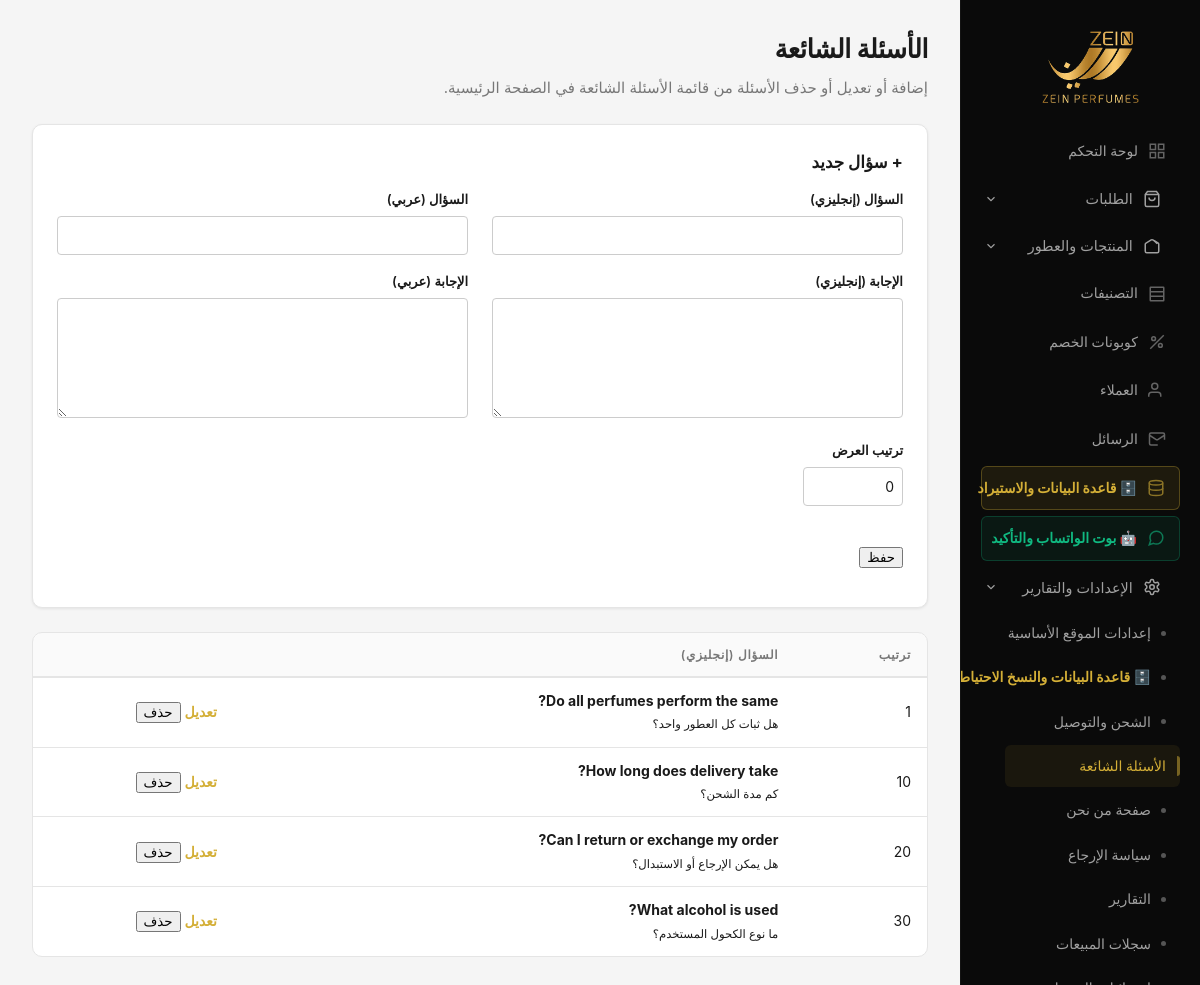
The page /admin/faqs.php (signed in) on the database its author committed.
### tables this page shows
CREATE TABLE `faqs` (
  `id` int(10) UNSIGNED NOT NULL,
  `question_en` text NOT NULL,
  `question_ar` text NOT NULL,
  `answer_en` text NOT NULL,
  `answer_ar` text NOT NULL,
  `sort_order` int(11) NOT NULL DEFAULT 0,
  `created_at` datetime NOT NULL DEFAULT current_timestamp(),
  `updated_at` datetime NOT NULL DEFAULT current_timestamp() ON UPDATE current_timestamp()
);

### includes/locale.php (called while the page is built, shortened)
<?php
function current_lang(): string
{
    return $_SESSION['lang'] ?? 'ar';
}
function t(string $key, array $replace = []): string
{
    $lang = current_lang();
    $map = translation_map();
    $str = $map[$lang][$key] ?? $map['en'][$key] ?? $map['ar'][$key] ?? $key;
    return $str;
}

### includes/config.php (called while the page is built, shortened)
<?php
require_once __DIR__ . '/locale.php';
function esc(string $s): string
{
    return htmlspecialchars($s, ENT_QUOTES, 'UTF-8');
}

### includes/admin_bootstrap.php (called while the page is built, shortened)
<?php
require_once __DIR__ . '/config.php';
function admin_base_path(): string
{
    $script = $_SERVER['SCRIPT_NAME'] ?? '';
    $dir = str_replace('\\', '/', dirname($script));
    if (substr($dir, -6) === '/admin') {
        $base = dirname($dir);
    } else {
        $base = $dir;
    }
    return $base === '/' || $base === '\\' ? '' : rtrim($base, '/');
}
function admin_url(string $path = ''): string
{
    $path = ltrim($path, '/');
    $prefix = admin_base_path() !== '' ? admin_base_path() . '/admin/' : '/admin/';
    return $prefix . $path;
}
function admin_js_string(string $translationKey): string
{
    return json_encode(t($translationKey), JSON_HEX_TAG | JSON_HEX_APOS | JSON_UNESCAPED_UNICODE);
}

### admin/faqs.php (the view, shortened to what this page needs)
<?php
$pdo = medal_pdo();
$rows = [];
$edit = null;
if ($pdo !== null) {
    try {
        $rows = $pdo->query('SELECT * FROM faqs ORDER BY sort_order ASC, id ASC')->fetchAll();
    } catch (\Exception $e) {
        $rows = [];
    }
}
require __DIR__ . '/_layout_start.php';
?>
<h1><?= esc(t('admin_faqs')) ?></h1>
<p class="admin-lead"><?= esc(t('admin_faqs_lead')) ?></p>
<?php if ($pdo === null): ?>
    <div class="admin-error"><?= esc(t('admin_db_short')) ?></div>
<?php else: ?>
<div class="admin-card">
    <h2 style="margin-top:0;font-size:1.05rem"><?= $edit ? esc(t('admin_edit')) : esc(t('admin_new_faq')) ?></h2>
    <form class="admin-form" method="post" action="<?= esc(admin_url('faq_save.php')) ?>">
        <div class="admin-form-grid" style="display:grid; grid-template-columns: 1fr 1fr; gap: 1.5rem; margin-bottom:1rem;">
            <div>
                <label for="question_en"><?= esc(t('admin_label_question_en')) ?></label>
                <input type="text" id="question_en" name="question_en" required value="<?= esc($edit ? (string) $edit['question_en'] : '') ?>" style="width:100%; margin-bottom:1rem; padding:0.5rem; border:1px solid #ccc; border-radius:4px;">
                <label for="answer_en"><?= esc(t('admin_label_answer_en')) ?></label>
                <textarea id="answer_en" name="answer_en" required style="width:100%; height:120px; padding:0.5rem; border:1px solid #ccc; border-radius:4px;"><?= esc($edit ? (string) $edit['answer_en'] : '') ?></textarea>
            </div>
            <div>
                <label for="question_ar"><?= esc(t('admin_label_question_ar')) ?></label>
                <input type="text" id="question_ar" name="question_ar" required value="<?= esc($edit ? (string) $edit['question_ar'] : '') ?>" dir="rtl" style="width:100%; margin-bottom:1rem; padding:0.5rem; border:1px solid #ccc; border-radius:4px;">
                <label for="answer_ar"><?= esc(t('admin_label_answer_ar')) ?></label>
                <textarea id="answer_ar" name="answer_ar" required dir="rtl" style="width:100%; height:120px; padding:0.5rem; border:1px solid #ccc; border-radius:4px;"><?= esc($edit ? (string) $edit['answer_ar'] : '') ?></textarea>
            </div>
        </div>
        <label for="sort_order"><?= esc(t('admin_label_sort_order')) ?></label>
        <input type="number" id="sort_order" name="sort_order" value="<?= $edit ? (int) $edit['sort_order'] : 0 ?>" style="width:100px; margin-bottom:1rem; padding:0.5rem; border:1px solid #ccc; border-radius:4px;">
        <p style="margin-top:1.5rem"><button type="submit" class="btn-admin"><?= esc(t('admin_save')) ?></button></p>
    </form>
</div>
<div class="admin-table-wrap">
    <table class="admin-table">
        <thead>
            <tr>
                <th><?= esc(t('admin_th_sort')) ?></th>
                <th><?= esc(t('admin_th_question_en')) ?></th>
                <th style="width:200px"></th>
            </tr>
        </thead>
        <tbody>
            <?php foreach ($rows as $r): ?>
                <tr>
                    <td><?= (int) $r['sort_order'] ?></td>
                    <td><strong><?= esc((string) $r['question_en']) ?></strong><br><small><?= esc((string) $r['question_ar']) ?></small></td>
                    <td>
                        <a class="btn-admin" href="<?= esc(admin_url('faqs.php?edit=' . (int) $r['id'])) ?>"><?= esc(t('admin_edit')) ?></a>
                        <form method="post" action="<?= esc(admin_url('faq_delete.php')) ?>" style="display:inline" onsubmit="return confirm(<?= admin_js_string('admin_confirm_delete_faq') ?>);">
                            <button type="submit" class="btn-admin btn-admin--danger"><?= esc(t('admin_delete')) ?></button>
                        </form>
                    </td>
                </tr>
            <?php endforeach; ?>
        </tbody>
    </table>
</div>
<?php endif; ?>
<?php require __DIR__ . '/_layout_end.php'; ?>

### assets/css/admin.css (style rules this page uses)
:root { --admin-bg: #f5f5f5; --admin-surface: #ffffff; --admin-sidebar-bg: #0a0a0a; --admin-sidebar-text: #a0a0a0; --admin-sidebar-active: #d4af37; --admin-sidebar-hover: #1a1a1a; --admin-primary: #d4af37; --admin-primary-hover: #c5a059; --admin-text: #1a1a1a; --admin-text-muted: #777; --admin-border: #e5e5e5; --admin-success: #10b981; --admin-warning: #f59e0b; --admin-danger: #ef4444; --admin-info: #3b82f6; --admin-radius: 10px; --admin-radius-sm: 6px; --admin-shadow: 0 1px 3px rgba(0,0,0,0.08); --admin-shadow-lg: 0 4px 20px rgba(0,0,0,0.1); --admin-transition: 0.2s ease; --admin-gold: #d4af37; --admin-gold-light: #f0dc82; --admin-badge-pending-bg: #fef9c3; --admin-badge-pending-text: #854d0e; --admin-badge-processing-bg: #dbeafe; --admin-badge-processing-text: #1e40af; --admin-badge-shipped-bg: #f3e8ff; --admin-badge-shipped-text: #6b21a8; --admin-badge-delivered-bg: #dcfce7; --admin-badge-delivered-text: #166534; --admin-badge-cancelled-bg: #fee2e2; --admin-badge-cancelled-text: #991b1b; }
*, *::before, *::after { box-sizing: border-box; }
.admin-body { margin: 0; min-height: 100vh; font-family: -apple-system, BlinkMacSystemFont, 'Segoe UI', Roboto, 'Helvetica Neue', Arial, sans-serif; font-size: 14px; line-height: 1.6; color: var(--admin-text); background: var(--admin-bg); -webkit-font-smoothing: antialiased; -moz-osx-font-smoothing: grayscale; }
.admin-main h1 { margin: 0 0 6px; font-size: 1.625rem; font-weight: 700; color: var(--admin-text); letter-spacing: -0.02em; }
.admin-lead { margin: 0 0 24px; color: var(--admin-text-muted); font-size: 0.9375rem; }
.admin-card { background: var(--admin-surface); border: 1px solid var(--admin-border); border-radius: var(--admin-radius); padding: 24px; margin-bottom: 24px; box-shadow: var(--admin-shadow); transition: box-shadow var(--admin-transition), transform var(--admin-transition); }
.admin-card > :first-child { margin-top: 0; }
.admin-card > :last-child { margin-bottom: 0; }
.admin-table-wrap { overflow-x: auto; border-radius: var(--admin-radius); border: 1px solid var(--admin-border); background: var(--admin-surface); }
.admin-table { width: 100%; border-collapse: collapse; font-size: 0.875rem; }
.admin-table thead { background: rgba(0,0,0,0.02); }
.admin-table th { padding: 12px 16px; text-align: start; font-weight: 600; font-size: 0.75rem; text-transform: uppercase; letter-spacing: 0.06em; color: var(--admin-text-muted); border-bottom: 2px solid var(--admin-border); white-space: nowrap; }
.admin-table td { padding: 12px 16px; border-bottom: 1px solid var(--admin-border); color: var(--admin-text); vertical-align: middle; }
.admin-table tbody tr { transition: background var(--admin-transition); }
.admin-table tbody tr:last-child td { border-bottom: none; }
.admin-table a { color: var(--admin-gold); text-decoration: none; font-weight: 600; }
.admin-form label { display: block; margin-bottom: 6px; font-size: 0.8125rem; font-weight: 600; color: var(--admin-text); }
.admin-input, .admin-form input[type="text"], .admin-form input[type="email"], .admin-form input[type="number"], .admin-form input[type="password"], .admin-form input[type="tel"], .admin-form input[type="date"], .admin-form input[type="search"], .admin-form select, .admin-form textarea { width: 100%; padding: 10px 14px; border-radius: var(--admin-radius-sm); border: 1px solid var(--admin-border); background: var(--admin-surface); color: var(--admin-text); font-family: inherit; font-size: 0.875rem; line-height: 1.5; transition: border-color var(--admin-transition), box-shadow var(--admin-transition); appearance: none; -webkit-appearance: none; }
.admin-form textarea { min-height: 100px; resize: vertical; }

### rows shown on the page
faqs: sort_order "1", question_en "Do all perfumes perform the same?", question_ar "هل ثبات كل العطور واحد؟"
faqs: sort_order "10", question_en "How long does delivery take?", question_ar "كم مدة الشحن؟"
faqs: sort_order "20", question_en "Can I return or exchange my order?", question_ar "هل يمكن الإرجاع أو الاستبدال؟"
faqs: sort_order "30", question_en "What alcohol is used?", question_ar "ما نوع الكحول المستخدم؟"

### other values the page prints
t('admin_nav_dashboard') "لوحة التحكم"
t('admin_nav_categories') "التصنيفات"
t('admin_nav_promo_codes') "كوبونات الخصم"
t('admin_nav_messages') "الرسائل"
t('admin_faqs') "الأسئلة الشائعة"
t('admin_faqs_lead') "إضافة أو تعديل أو حذف الأسئلة من قائمة الأسئلة الشائعة في الصفحة الرئيسية."
t('admin_new_faq') "+ سؤال جديد"
t('admin_label_question_en') "السؤال (إنجليزي)"
t('admin_label_answer_en') "الإجابة (إنجليزي)"
t('admin_label_question_ar') "السؤال (عربي)"
t('admin_label_answer_ar') "الإجابة (عربي)"
t('admin_label_sort_order') "ترتيب العرض"
t('admin_save') "حفظ"
t('admin_th_sort') "ترتيب"
t('admin_th_question_en') "السؤال (إنجليزي)"
